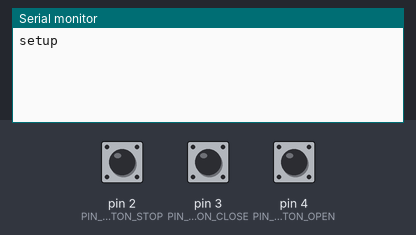
Recording of a sketch running on a simulated Arduino Uno, built with avr-gcc and run on an emulated ATmega328P. Shown: the last lines printed to the serial monitor. Inputs (shaded band) come from the test bench; at power-on: pin 2 (PIN_BUTTON_STOP) LOW, pin 3 (PIN_BUTTON_CLOSE) LOW, pin 4 (PIN_BUTTON_OPEN) LOW. No radio packets arrive unless stated.

Above: at 5.7 s.
5.8 s: pin 2 (PIN_BUTTON_STOP) pulled HIGH for 0.15 s
At 6.7 s:
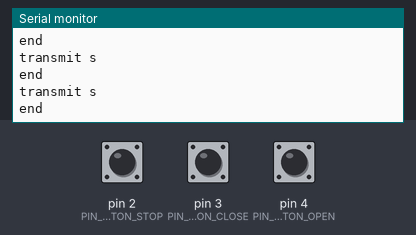
7.4 s: pin 3 (PIN_BUTTON_CLOSE) pulled HIGH for 0.15 s
At 7.47 s:
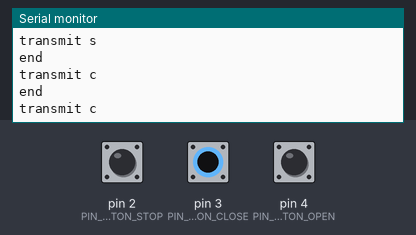
9.0 s: pin 4 (PIN_BUTTON_OPEN) pulled HIGH for 0.15 s
At 9.07 s:
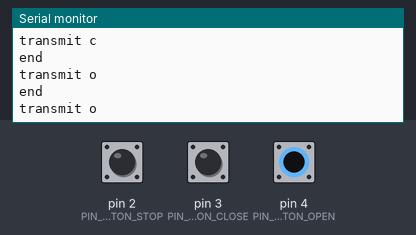

Measured:
- after the input at 5.8 s, the serial monitor: prints a new line at once (image 1)
- after the input at 7.4 s, the serial monitor: prints a new line at once (image 2)
- after the input at 9.0 s, the serial monitor: prints a new line at once (image 3)

The sketch:

gate-controller-rct.ino
```cpp
#include <VirtualWire.h>

#define PIN_TX 8
#define PIN_RX 9
#define PIN_STATE 13
#define PIN_BUTTON_OPEN 4
#define PIN_BUTTON_CLOSE 3
#define PIN_BUTTON_STOP 2

#define OPEN_MSG 'o'
#define CLOSE_MSG 'c'
#define STOP_MSG 's'

void blikSetup() {
    digitalWrite(PIN_STATE, HIGH);
    delay(2000);
    digitalWrite(PIN_STATE, LOW);
    delay(1000);
    digitalWrite(PIN_STATE, HIGH);
    delay(500);
    digitalWrite(PIN_STATE, LOW);
}

void setup() {
    delay(1000);
    Serial.begin(9600);    // Debugging only
    Serial.println("setup");

    vw_set_tx_pin(PIN_TX);
    vw_set_rx_pin(PIN_RX);
    vw_set_ptt_inverted(true);
    vw_setup(2000);

    pinMode(PIN_BUTTON_OPEN, INPUT);
    pinMode(PIN_BUTTON_CLOSE, INPUT);
    pinMode(PIN_BUTTON_STOP, INPUT);

    blikSetup();
}

void transmit(char msg) {
    Serial.print("transmit ");
    Serial.println(msg);

    char buf[1] = {msg};

    digitalWrite(PIN_STATE, HIGH);
    vw_send((uint8_t *)buf, 1);
    vw_wait_tx();
    digitalWrite(PIN_STATE, LOW);

    Serial.println("end");
}

void loop(){
    if (digitalRead(PIN_BUTTON_OPEN) == HIGH) {
        transmit(OPEN_MSG);
    } else if (digitalRead(PIN_BUTTON_CLOSE) == HIGH) {
        transmit(CLOSE_MSG);
    } else if (digitalRead(PIN_BUTTON_STOP) == HIGH) {
        transmit(STOP_MSG);
    }
}
```
